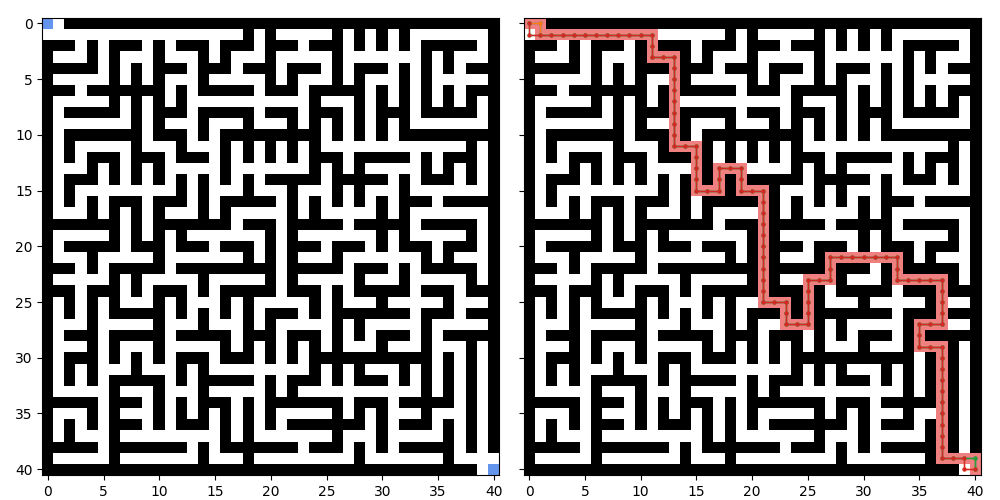

Reproduce this figure in Python.
## based on: Nicholas-Swift/astar.py
## https://gist.github.com/Nicholas-Swift/003e1932ef2804bebef2710527008f44

import os, time, copy
import numpy as np
import matplotlib as mpl
import matplotlib.pyplot as plt

os.system("clear")

class Node():
  def __init__(self, parent=None, pos=None):
    self.parent = parent
    self.pos = pos
    self.g = 0 # distance from start
    self.h = 0 # distance to goal
    self.f = 0 # combined distances

  def __eq__(self, other) -> bool:
    if not isinstance(other, Node): return False
    return self.pos == other.pos

  def __le__(self, other) -> bool:
    if not isinstance(other, Node): return False
    return self.f < other.f

  def __gt__(self, other) -> bool:
    if not isinstance(other, Node): return False
    return self.f > other.f

  def __repr__(self) -> str:
    return str(self.pos)

  def __str__(self) -> str:
    return str(self.pos)


def aStar(maze, first_cell, last_cell) -> list:
  ## check dimensions of the 2D maze
  nrows = len(maze) - 1
  ncols = len(maze[0]) - 1
  ## create start and finish nodes
  first_node = Node(parent=None, pos=first_cell)
  last_node  = Node(parent=None, pos=last_cell)
  ## initialize empty lists
  list_opened_nodes  = []
  list_closed_nodes  = []
  soln_paths_grouped = []
  soln_costs_grouped = []
  ## initialise the open list with the start cell
  list_opened_nodes.append(first_node)
  ## search until the shortest solution has been found
  while len(list_opened_nodes) > 0:
    ## GRAB THE NEXT MOST FAVOURABLE CELL
    ## ==================================
    current_node = list_opened_nodes[0]
    current_index = 0
    for node_index, node in enumerate(list_opened_nodes):
      if (node < current_node):
        current_node  = node
        current_index = node_index
    ## remove the current node from the open list
    list_opened_nodes.pop(current_index)
    ## CHECK IF THE GOAL HAS BEEN FOUND
    ## ================================
    if current_node == last_node:
      soln_path = []
      prev_node = current_node
      while prev_node is not None:
        soln_path.append(prev_node.pos)
        prev_node = prev_node.parent
      soln_paths_grouped.append(soln_path[::-1])
      soln_costs_grouped.append(current_node.f)
    ## GENERATE LIST OF VALID NEIGHBOURING CELLS
    ## =========================================
    for rel_index in [
        ( 0, 1),
        ( 1, 0),
        ( 0,-1),
        (-1, 0)
      ]:
      neighbour_pos = (
        current_node.pos[0] + rel_index[0],
        current_node.pos[1] + rel_index[1]
      )
      ## check that the neighbour is within the domain range
      if  ((neighbour_pos[0] < 0) or (nrows < neighbour_pos[0])) or\
          ((neighbour_pos[1] < 0) or (ncols < neighbour_pos[1])):
        continue
      ## check that the neighbour is walkable
      if not(maze[neighbour_pos[0]][neighbour_pos[1]] == 0):
        continue
      neighbour = Node(parent=current_node, pos=neighbour_pos)
      ## define score values
      neighbour.g = current_node.g + 1
      neighbour.h = np.sqrt(
        (neighbour.pos[0] - last_node.pos[0])**2 +
        (neighbour.pos[1] - last_node.pos[1])**2
      )
      neighbour.f = neighbour.g + neighbour.h
      ## check that the neighbour is not already in the open list
      if any([
        (neighbour == node) and (node < neighbour)
        for node in list_opened_nodes
      ]): continue
      ## check that the neighbour is not already in the closed list
      if any([
        (neighbour == node) and (node < neighbour)
        for node in list_closed_nodes
      ]): continue
      ## if the neighbour is in the open or closed list, then only consider
      ## it again if the score has improved
      list_opened_nodes.append(neighbour)
    ## add the node to the closed list
    list_closed_nodes.append(current_node)
  ## return solutions
  return soln_paths_grouped, soln_costs_grouped


def main():
  start_time = time.time()
  ## initialise figure + colormap
  fig, axs = plt.subplots(nrows=1, ncols=2, sharey=True, tight_layout=True, figsize=(10,5))
  cmap = mpl.colors.ListedColormap([
    "white",
    "black",
    "cornflowerblue",
    "lightcoral"
  ])
  nticks = cmap.N + 1
  norm = mpl.colors.BoundaryNorm(range(nticks), nticks)
  ## define maze (modified from: https://www.dcode.fr/maze-generator)
  maze = [
    [0,0,1,1,1,1,1,1,1,1,1,1,1,1,1,1,1,1,1,1,1,1,1,1,1,1,1,1,1,1,1,1,1,1,1,1,1,1,1,1,1],
    [0,0,0,0,0,0,0,0,0,0,0,0,0,0,0,0,0,0,1,0,1,0,0,0,0,0,1,0,1,0,1,0,1,0,0,0,0,0,0,0,1],
    [1,1,1,0,1,0,1,1,1,0,1,0,1,1,1,0,1,1,1,0,1,1,1,0,1,1,1,0,1,0,1,0,1,0,1,1,1,1,1,0,1],
    [1,0,0,0,1,0,1,0,0,0,1,0,0,0,1,0,1,0,0,0,1,0,0,0,0,0,1,0,0,0,0,0,0,0,1,0,1,0,0,0,1],
    [1,1,1,1,1,0,1,0,1,0,1,1,1,0,1,1,1,0,1,1,1,0,1,1,1,0,1,0,1,1,1,0,1,0,1,0,1,0,1,1,1],
    [1,0,0,0,0,0,1,0,1,0,1,0,0,0,1,0,0,0,0,0,1,0,1,0,0,0,1,0,1,0,0,0,1,0,1,0,0,0,0,0,1],
    [1,1,1,0,1,1,1,1,1,1,1,0,1,0,1,1,1,1,1,0,1,1,1,0,1,1,1,1,1,0,1,0,1,0,1,0,1,0,1,1,1],
    [1,0,0,0,0,0,1,0,1,0,1,0,1,0,0,0,0,0,0,0,0,0,0,0,1,0,0,0,1,0,1,0,1,0,1,0,1,0,1,0,1],
    [1,0,1,1,1,1,1,0,1,0,1,1,1,0,1,1,1,1,1,0,1,1,1,0,1,1,1,0,1,0,1,1,1,0,1,1,1,1,1,0,1],
    [1,0,0,0,0,0,0,0,1,0,1,0,0,0,1,0,0,0,1,0,0,0,1,0,1,0,1,0,1,0,1,0,1,0,0,0,0,0,0,0,1],
    [1,0,1,1,1,1,1,1,1,0,1,1,1,0,1,0,1,1,1,1,1,1,1,1,1,0,1,0,1,0,1,0,1,1,1,1,1,1,1,1,1],
    [1,0,1,0,0,0,0,0,1,0,0,0,1,0,0,0,1,0,1,0,1,0,1,0,1,0,0,0,0,0,0,0,0,0,0,0,0,0,1,0,1],
    [1,0,1,0,1,1,1,0,1,1,1,0,1,1,1,0,1,0,1,0,1,0,1,0,1,1,1,0,1,1,1,1,1,0,1,0,1,1,1,0,1],
    [1,0,0,0,1,0,1,0,1,0,1,0,0,0,0,0,1,0,0,0,0,0,0,0,1,0,1,0,1,0,0,0,0,0,1,0,1,0,1,0,1],
    [1,0,1,1,1,0,1,0,1,0,1,0,1,0,1,0,1,0,1,0,1,1,1,1,1,0,1,1,1,1,1,0,1,0,1,1,1,0,1,0,1],
    [1,0,1,0,0,0,0,0,0,0,0,0,1,0,1,0,0,0,1,0,0,0,1,0,0,0,1,0,1,0,0,0,1,0,0,0,0,0,0,0,1],
    [1,0,1,0,1,0,1,1,1,0,1,1,1,0,1,0,1,1,1,1,1,0,1,0,1,0,1,0,1,0,1,0,1,1,1,0,1,1,1,1,1],
    [1,0,0,0,1,0,1,0,1,0,1,0,0,0,1,0,1,0,0,0,0,0,1,0,1,0,0,0,0,0,1,0,1,0,0,0,0,0,0,0,1],
    [1,1,1,1,1,1,1,0,1,0,1,1,1,1,1,1,1,0,1,1,1,0,1,1,1,1,1,0,1,1,1,1,1,0,1,1,1,1,1,0,1],
    [1,0,0,0,0,0,1,0,1,0,1,0,1,0,0,0,0,0,0,0,1,0,1,0,0,0,0,0,0,0,1,0,1,0,0,0,0,0,1,0,1],
    [1,0,1,1,1,1,1,0,1,1,1,0,1,1,1,0,1,1,1,0,1,0,1,1,1,0,1,1,1,0,1,0,1,1,1,0,1,1,1,0,1],
    [1,0,0,0,1,0,0,0,0,0,1,0,0,0,0,0,0,0,1,0,1,0,1,0,0,0,1,0,0,0,0,0,0,0,1,0,1,0,0,0,1],
    [1,1,1,0,1,0,1,1,1,1,1,0,1,1,1,1,1,1,1,1,1,0,1,1,1,1,1,0,1,1,1,0,1,0,1,1,1,1,1,0,1],
    [1,0,0,0,0,0,1,0,1,0,0,0,0,0,1,0,0,0,0,0,1,0,1,0,0,0,0,0,1,0,0,0,1,0,0,0,0,0,1,0,1],
    [1,1,1,0,1,1,1,0,1,0,1,1,1,0,1,0,1,1,1,1,1,0,1,1,1,0,1,0,1,1,1,1,1,0,1,1,1,0,1,1,1],
    [1,0,1,0,1,0,1,0,0,0,1,0,1,0,0,0,1,0,1,0,0,0,0,0,1,0,1,0,0,0,1,0,0,0,0,0,1,0,0,0,1],
    [1,0,1,0,1,0,1,1,1,1,1,0,1,0,1,0,1,0,1,0,1,1,1,0,1,0,1,1,1,1,1,1,1,0,1,1,1,0,1,1,1],
    [1,0,0,0,1,0,0,0,0,0,1,0,0,0,1,0,0,0,1,0,1,0,0,0,0,0,1,0,1,0,0,0,0,0,1,0,0,0,0,0,1],
    [1,0,1,1,1,0,1,1,1,1,1,0,1,1,1,1,1,0,1,1,1,0,1,1,1,0,1,0,1,0,1,1,1,0,1,0,1,1,1,1,1],
    [1,0,0,0,1,0,1,0,0,0,1,0,0,0,0,0,1,0,1,0,1,0,1,0,1,0,1,0,0,0,1,0,0,0,1,0,0,0,1,0,1],
    [1,0,1,1,1,0,1,0,1,0,1,0,1,1,1,0,1,1,1,0,1,0,1,0,1,1,1,1,1,1,1,1,1,1,1,0,1,0,1,0,1],
    [1,0,1,0,1,0,0,0,1,0,0,0,1,0,1,0,0,0,0,0,0,0,0,0,1,0,1,0,1,0,0,0,1,0,1,0,1,0,1,0,1],
    [1,0,1,0,1,0,1,1,1,1,1,0,1,0,1,1,1,1,1,0,1,0,1,1,1,0,1,0,1,1,1,0,1,0,1,0,1,0,1,0,1],
    [1,0,0,0,0,0,1,0,0,0,1,0,0,0,1,0,0,0,0,0,1,0,1,0,0,0,0,0,0,0,0,0,0,0,1,0,1,0,1,0,1],
    [1,1,1,1,1,0,1,1,1,0,1,0,1,0,1,1,1,0,1,0,1,1,1,1,1,1,1,0,1,1,1,0,1,1,1,1,1,0,1,0,1],
    [1,0,0,0,1,0,1,0,0,0,1,0,1,0,1,0,1,0,1,0,1,0,0,0,0,0,1,0,1,0,1,0,0,0,1,0,0,0,1,0,1],
    [1,0,1,0,1,0,1,1,1,0,1,0,1,1,1,0,1,0,1,0,1,0,1,1,1,1,1,1,1,0,1,0,1,1,1,0,1,0,1,0,1],
    [1,0,1,0,0,0,1,0,0,0,0,0,0,0,0,0,1,0,1,0,0,0,0,0,0,0,1,0,0,0,1,0,0,0,0,0,1,0,1,0,1],
    [1,1,1,1,1,0,1,1,1,1,1,1,1,0,1,0,1,1,1,1,1,1,1,0,1,1,1,0,1,0,1,0,1,1,1,1,1,0,1,0,1],
    [1,0,0,0,0,0,1,0,0,0,0,0,0,0,1,0,0,0,1,0,0,0,0,0,0,0,0,0,1,0,0,0,0,0,0,0,1,0,0,0,0],
    [1,1,1,1,1,1,1,1,1,1,1,1,1,1,1,1,1,1,1,1,1,1,1,1,1,1,1,1,1,1,1,1,1,1,1,1,1,1,1,0,0]
  ]
  soln = copy.deepcopy(maze)
  maze_backup = copy.deepcopy(maze)
  ## define start + finish points
  nrows, ncols = np.array(maze).shape
  first_cell = (0, 0)
  last_cell = (nrows-1, ncols-1)
  maze_backup[first_cell[0]][first_cell[1]] = 2
  maze_backup[last_cell[0]][last_cell[1]] = 2
  ## compute possible solutions
  print("Solving maze...")
  soln_path_grouped, soln_cost_grouped = aStar(maze, first_cell, last_cell)
  if len(soln_path_grouped) > 0:
    print(f"Found {len(soln_path_grouped)} possible solution(s)!")
    ## plot all solutions
    for soln_path in soln_path_grouped:
      list_pos_x = [ pos[1] for pos in soln_path ]
      list_pos_y = [ pos[0] for pos in soln_path ]
      axs[1].plot(list_pos_x, list_pos_y, ls="-", lw=1, marker="o", ms=2)
    ## find index of the shortest solution
    soln_index = np.argmin(soln_cost_grouped)
    ## draw shorest solution
    for pos in soln_path_grouped[soln_index]:
      row, col = pos
      soln[row][col] = 3
  else: print("Could not find a solution!")
  ## plot maze + best solution
  axs[0].imshow(maze_backup, cmap=cmap, norm=norm)
  mappable = axs[1].imshow(soln, cmap=cmap, norm=norm)
  # fig.colorbar(mappable, ticks=range(nticks))
  fig.savefig("astar_2d.png")
  plt.close(fig)
  print("Saved figure.")
  print(" ")
  end_time = time.time()
  print(f"Elapsed time: {end_time - start_time:.3f} seconds")


if __name__ == '__main__':
  main()

## END OF PROGRAM